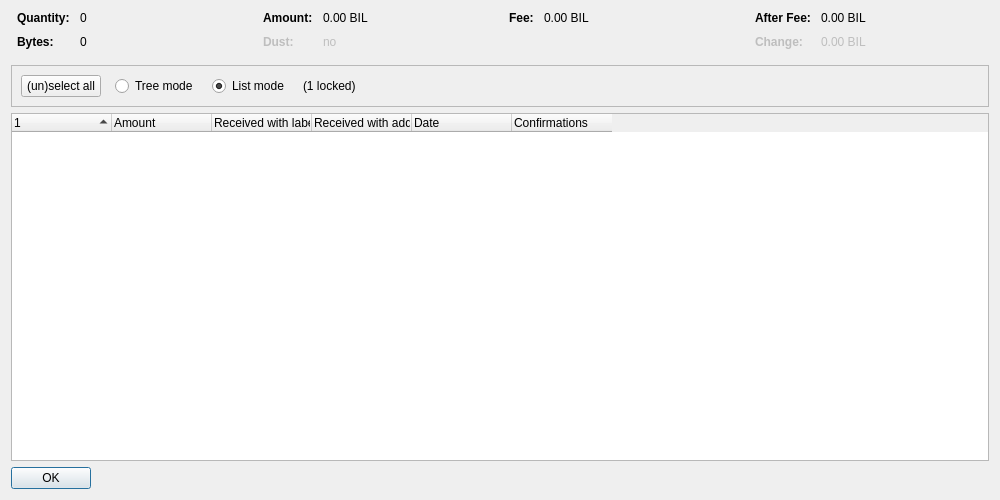
<?xml version="1.0" encoding="UTF-8"?>
<ui version="4.0">
 <class>CoinControlDialog</class>
 <widget class="QDialog" name="CoinControlDialog">
  <property name="geometry">
   <rect>
    <x>0</x>
    <y>0</y>
    <width>1000</width>
    <height>500</height>
   </rect>
  </property>
  <property name="windowTitle">
   <string>Coin Selection</string>
  </property>
  <layout class="QVBoxLayout" name="verticalLayout">
   <item>
    <layout class="QHBoxLayout" name="horizontalLayoutTop" stretch="0,0,0,0">
     <property name="topMargin">
      <number>0</number>
     </property>
     <property name="bottomMargin">
      <number>10</number>
     </property>
     <item>
      <layout class="QFormLayout" name="formLayoutCoinControl1">
       <property name="horizontalSpacing">
        <number>10</number>
       </property>
       <property name="verticalSpacing">
        <number>10</number>
       </property>
       <property name="leftMargin">
        <number>6</number>
       </property>
       <property name="rightMargin">
        <number>6</number>
       </property>
       <item row="0" column="0">
        <widget class="QLabel" name="labelCoinControlQuantityText">
         <property name="font">
          <font>
           <weight>75</weight>
           <bold>true</bold>
          </font>
         </property>
         <property name="text">
          <string>Quantity:</string>
         </property>
        </widget>
       </item>
       <item row="0" column="1">
        <widget class="QLabel" name="labelCoinControlQuantity">
         <property name="cursor">
          <cursorShape>IBeamCursor</cursorShape>
         </property>
         <property name="contextMenuPolicy">
          <enum>Qt::ActionsContextMenu</enum>
         </property>
         <property name="text">
          <string notr="true">0</string>
         </property>
         <property name="textInteractionFlags">
          <set>Qt::LinksAccessibleByMouse|Qt::TextSelectableByKeyboard|Qt::TextSelectableByMouse</set>
         </property>
        </widget>
       </item>
       <item row="1" column="0">
        <widget class="QLabel" name="labelCoinControlBytesText">
         <property name="font">
          <font>
           <weight>75</weight>
           <bold>true</bold>
          </font>
         </property>
         <property name="text">
          <string>Bytes:</string>
         </property>
        </widget>
       </item>
       <item row="1" column="1">
        <widget class="QLabel" name="labelCoinControlBytes">
         <property name="cursor">
          <cursorShape>IBeamCursor</cursorShape>
         </property>
         <property name="contextMenuPolicy">
          <enum>Qt::ActionsContextMenu</enum>
         </property>
         <property name="text">
          <string notr="true">0</string>
         </property>
         <property name="textInteractionFlags">
          <set>Qt::LinksAccessibleByMouse|Qt::TextSelectableByKeyboard|Qt::TextSelectableByMouse</set>
         </property>
        </widget>
       </item>
      </layout>
     </item>
     <item>
      <layout class="QFormLayout" name="formLayoutCoinControl2">
       <property name="horizontalSpacing">
        <number>10</number>
       </property>
       <property name="verticalSpacing">
        <number>10</number>
       </property>
       <property name="leftMargin">
        <number>6</number>
       </property>
       <property name="rightMargin">
        <number>6</number>
       </property>
       <item row="0" column="0">
        <widget class="QLabel" name="labelCoinControlAmountText">
         <property name="font">
          <font>
           <weight>75</weight>
           <bold>true</bold>
          </font>
         </property>
         <property name="text">
          <string>Amount:</string>
         </property>
        </widget>
       </item>
       <item row="0" column="1">
        <widget class="QLabel" name="labelCoinControlAmount">
         <property name="cursor">
          <cursorShape>IBeamCursor</cursorShape>
         </property>
         <property name="contextMenuPolicy">
          <enum>Qt::ActionsContextMenu</enum>
         </property>
         <property name="text">
          <string notr="true">0.00 BIL</string>
         </property>
         <property name="textInteractionFlags">
          <set>Qt::LinksAccessibleByMouse|Qt::TextSelectableByKeyboard|Qt::TextSelectableByMouse</set>
         </property>
        </widget>
       </item>
       <item row="1" column="0">
        <widget class="QLabel" name="labelCoinControlLowOutputText">
         <property name="enabled">
          <bool>false</bool>
         </property>
         <property name="font">
          <font>
           <weight>75</weight>
           <bold>true</bold>
          </font>
         </property>
         <property name="text">
          <string>Dust:</string>
         </property>
        </widget>
       </item>
       <item row="1" column="1">
        <widget class="QLabel" name="labelCoinControlLowOutput">
         <property name="enabled">
          <bool>false</bool>
         </property>
         <property name="cursor">
          <cursorShape>IBeamCursor</cursorShape>
         </property>
         <property name="contextMenuPolicy">
          <enum>Qt::ActionsContextMenu</enum>
         </property>
         <property name="text">
          <string notr="true">no</string>
         </property>
         <property name="textInteractionFlags">
          <set>Qt::LinksAccessibleByMouse|Qt::TextSelectableByKeyboard|Qt::TextSelectableByMouse</set>
         </property>
        </widget>
       </item>
      </layout>
     </item>
     <item>
      <layout class="QFormLayout" name="formLayoutCoinControl3">
       <property name="horizontalSpacing">
        <number>10</number>
       </property>
       <property name="verticalSpacing">
        <number>10</number>
       </property>
       <property name="leftMargin">
        <number>6</number>
       </property>
       <property name="rightMargin">
        <number>6</number>
       </property>
       <item row="0" column="0">
        <widget class="QLabel" name="labelCoinControlFeeText">
         <property name="font">
          <font>
           <weight>75</weight>
           <bold>true</bold>
          </font>
         </property>
         <property name="text">
          <string>Fee:</string>
         </property>
        </widget>
       </item>
       <item row="0" column="1">
        <widget class="QLabel" name="labelCoinControlFee">
         <property name="cursor">
          <cursorShape>IBeamCursor</cursorShape>
         </property>
         <property name="contextMenuPolicy">
          <enum>Qt::ActionsContextMenu</enum>
         </property>
         <property name="text">
          <string notr="true">0.00 BIL</string>
         </property>
         <property name="textInteractionFlags">
          <set>Qt::LinksAccessibleByMouse|Qt::TextSelectableByKeyboard|Qt::TextSelectableByMouse</set>
         </property>
        </widget>
       </item>
      </layout>
     </item>
     <item>
      <layout class="QFormLayout" name="formLayoutCoinControl4">
       <property name="horizontalSpacing">
        <number>10</number>
       </property>
       <property name="verticalSpacing">
        <number>10</number>
       </property>
       <property name="leftMargin">
        <number>6</number>
       </property>
       <property name="rightMargin">
        <number>6</number>
       </property>
       <item row="0" column="0">
        <widget class="QLabel" name="labelCoinControlAfterFeeText">
         <property name="font">
          <font>
           <weight>75</weight>
           <bold>true</bold>
          </font>
         </property>
         <property name="text">
          <string>After Fee:</string>
         </property>
        </widget>
       </item>
       <item row="0" column="1">
        <widget class="QLabel" name="labelCoinControlAfterFee">
         <property name="cursor">
          <cursorShape>IBeamCursor</cursorShape>
         </property>
         <property name="contextMenuPolicy">
          <enum>Qt::ActionsContextMenu</enum>
         </property>
         <property name="text">
          <string notr="true">0.00 BIL</string>
         </property>
         <property name="textInteractionFlags">
          <set>Qt::LinksAccessibleByMouse|Qt::TextSelectableByKeyboard|Qt::TextSelectableByMouse</set>
         </property>
        </widget>
       </item>
       <item row="1" column="0">
        <widget class="QLabel" name="labelCoinControlChangeText">
         <property name="enabled">
          <bool>false</bool>
         </property>
         <property name="font">
          <font>
           <weight>75</weight>
           <bold>true</bold>
          </font>
         </property>
         <property name="text">
          <string>Change:</string>
         </property>
        </widget>
       </item>
       <item row="1" column="1">
        <widget class="QLabel" name="labelCoinControlChange">
         <property name="enabled">
          <bool>false</bool>
         </property>
         <property name="cursor">
          <cursorShape>IBeamCursor</cursorShape>
         </property>
         <property name="contextMenuPolicy">
          <enum>Qt::ActionsContextMenu</enum>
         </property>
         <property name="text">
          <string notr="true">0.00 BIL</string>
         </property>
         <property name="textInteractionFlags">
          <set>Qt::LinksAccessibleByMouse|Qt::TextSelectableByKeyboard|Qt::TextSelectableByMouse</set>
         </property>
        </widget>
       </item>
      </layout>
     </item>
    </layout>
   </item>
   <item>
    <widget class="QFrame" name="frame">
     <property name="minimumSize">
      <size>
       <width>0</width>
       <height>40</height>
      </size>
     </property>
     <property name="frameShape">
      <enum>QFrame::StyledPanel</enum>
     </property>
     <property name="frameShadow">
      <enum>QFrame::Sunken</enum>
     </property>
     <layout class="QHBoxLayout" name="horizontalLayout">
      <item>
       <layout class="QHBoxLayout" name="horizontalLayoutPanel" stretch="0,0,0,0,0">
        <property name="spacing">
         <number>14</number>
        </property>
        <item>
         <widget class="QPushButton" name="pushButtonSelectAll">
          <property name="sizePolicy">
           <sizepolicy hsizetype="Maximum" vsizetype="Fixed">
            <horstretch>0</horstretch>
            <verstretch>0</verstretch>
           </sizepolicy>
          </property>
          <property name="text">
           <string>(un)select all</string>
          </property>
          <property name="autoDefault">
           <bool>false</bool>
          </property>
         </widget>
        </item>
        <item>
         <widget class="QRadioButton" name="radioTreeMode">
          <property name="sizePolicy">
           <sizepolicy hsizetype="Maximum" vsizetype="Fixed">
            <horstretch>0</horstretch>
            <verstretch>0</verstretch>
           </sizepolicy>
          </property>
          <property name="text">
           <string>Tree mode</string>
          </property>
         </widget>
        </item>
        <item>
         <widget class="QRadioButton" name="radioListMode">
          <property name="sizePolicy">
           <sizepolicy hsizetype="Maximum" vsizetype="Fixed">
            <horstretch>0</horstretch>
            <verstretch>0</verstretch>
           </sizepolicy>
          </property>
          <property name="text">
           <string>List mode</string>
          </property>
          <property name="checked">
           <bool>true</bool>
          </property>
         </widget>
        </item>
        <item>
         <widget class="QLabel" name="labelLocked">
          <property name="text">
           <string notr="true">(1 locked)</string>
          </property>
         </widget>
        </item>
        <item>
         <spacer name="horizontalSpacer">
          <property name="orientation">
           <enum>Qt::Horizontal</enum>
          </property>
          <property name="sizeHint" stdset="0">
           <size>
            <width>40</width>
            <height>20</height>
           </size>
          </property>
         </spacer>
        </item>
       </layout>
      </item>
     </layout>
    </widget>
   </item>
   <item>
    <widget class="CoinControlTreeWidget" name="treeWidget">
     <property name="contextMenuPolicy">
      <enum>Qt::CustomContextMenu</enum>
     </property>
     <property name="sortingEnabled">
      <bool>false</bool>
     </property>
     <property name="columnCount">
      <number>6</number>
     </property>
     <attribute name="headerShowSortIndicator" stdset="0">
      <bool>true</bool>
     </attribute>
     <attribute name="headerStretchLastSection">
      <bool>false</bool>
     </attribute>
     <column>
      <property name="text">
       <string/>
      </property>
     </column>
     <column>
      <property name="text">
       <string>Amount</string>
      </property>
     </column>
     <column>
      <property name="text">
       <string>Received with label</string>
      </property>
     </column>
     <column>
      <property name="text">
       <string>Received with address</string>
      </property>
     </column>
     <column>
      <property name="text">
       <string>Date</string>
      </property>
     </column>
     <column>
      <property name="text">
       <string>Confirmations</string>
      </property>
      <property name="toolTip">
       <string>Confirmed</string>
      </property>
     </column>
     <column>
      <property name="text">
       <string/>
      </property>
     </column>
     <column>
      <property name="text">
       <string/>
      </property>
     </column>
     <column>
      <property name="text">
       <string/>
      </property>
     </column>
     <column>
      <property name="text">
       <string/>
      </property>
     </column>
    </widget>
   </item>
   <item>
    <widget class="QDialogButtonBox" name="buttonBox">
     <property name="sizePolicy">
      <sizepolicy hsizetype="Maximum" vsizetype="Fixed">
       <horstretch>0</horstretch>
       <verstretch>0</verstretch>
      </sizepolicy>
     </property>
     <property name="orientation">
      <enum>Qt::Horizontal</enum>
     </property>
     <property name="standardButtons">
      <set>QDialogButtonBox::Ok</set>
     </property>
    </widget>
   </item>
  </layout>
 </widget>
 <customwidgets>
  <customwidget>
   <class>CoinControlTreeWidget</class>
   <extends>QTreeWidget</extends>
   <header>qt/coincontroltreewidget.h</header>
  </customwidget>
 </customwidgets>
 <resources/>
 <connections/>
</ui>
